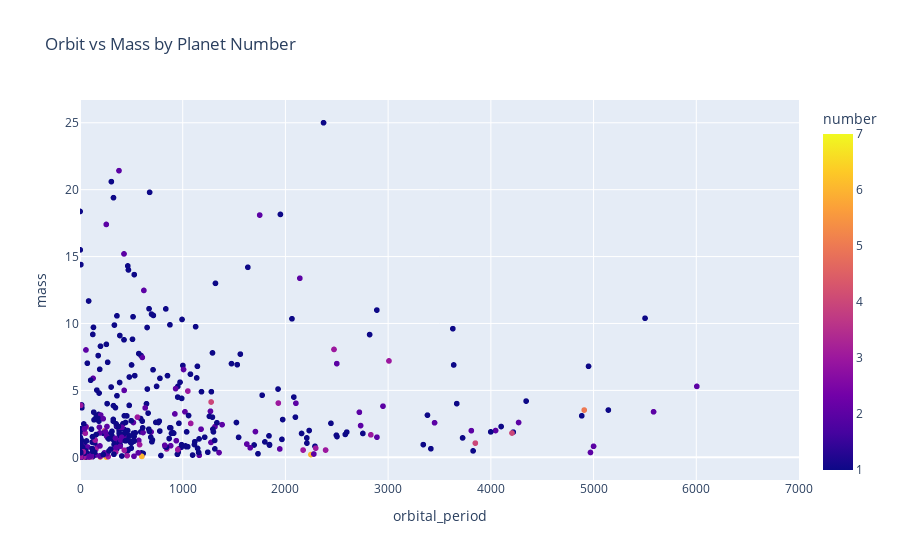

Notebook source saved alongside this figure:
### Code cell
# * Bivariate analysis

fig = px.scatter(df, x='orbital_period', y='mass', color='number', title='Orbit vs Mass by Planet Number')
fig.update_layout(
    xaxis=dict(range=[0, 7000]), 
)
fig.show()

### Figure 1 — Plotly figure (JSON) as saved in the notebook; plotly's stock layout.template omitted (floating-point values rounded to 4 significant figures; data arrays with more than 128 entries replaced by an {"elided": "..."} marker saying what was removed)
{"data": [{"hovertemplate": "orbital_period=%{x}<br>mass=%{y}<br>number=%{marker.color}<extra></extra>", "legendgroup": "", "marker": {"color": {"elided": "1035 int values"}, "coloraxis": "coloraxis", "symbol": "circle"}, "mode": "markers", "name": "", "showlegend": false, "type": "scattergl", "x": {"elided": "1035 float values"}, "xaxis": "x", "y": {"elided": "1035 float values"}, "yaxis": "y"}], "layout": {"coloraxis": {"colorbar": {"title": {"text": "number"}}, "colorscale": [[0, "#0d0887"], [0.1111, "#46039f"], [0.2222, "#7201a8"], [0.3333, "#9c179e"], [0.4444, "#bd3786"], [0.5556, "#d8576b"], [0.6667, "#ed7953"], [0.7778, "#fb9f3a"], [0.8889, "#fdca26"], [1, "#f0f921"]]}, "legend": {"tracegroupgap": 0}, "title": {"text": "Orbit vs Mass by Planet Number"}, "xaxis": {"anchor": "y", "domain": [0, 1], "range": [0, 7000], "title": {"text": "orbital_period"}}, "yaxis": {"anchor": "x", "domain": [0, 1], "title": {"text": "mass"}}}}
